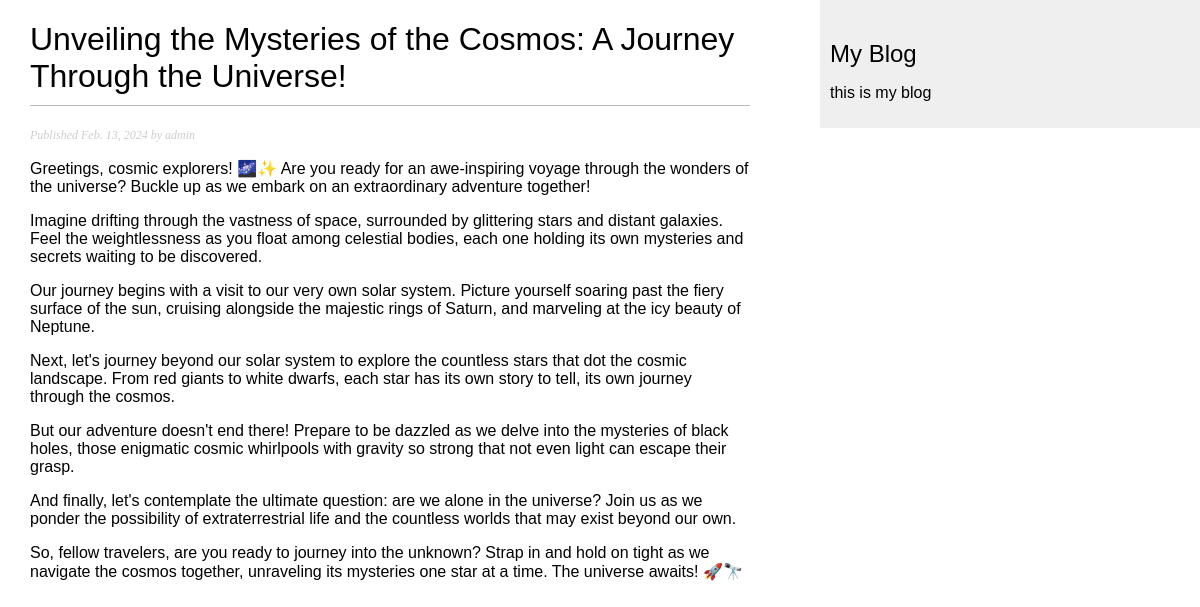
Page /blog/2 on the committed database.
### blog/models.py (models this page shows, shortened)
class Post(models.Model):
    class Status(models.TextChoices):
        DRAFT = 'DF', 'Draft'
        PUBLISHED = 'PB', 'Published'
    title = models.CharField(max_length=250)
    slug = models.SlugField(max_length=250)
    author = models.ForeignKey(User,
                               on_delete=models.CASCADE,
                               related_name='blog_posts')
    body = models.TextField()
    publish = models.DateField(default=timezone.now)
    created = models.DateField(auto_now_add=True)
    updated = models.DateField(auto_now=True)
    status = models.CharField(max_length=2,
                              choices=Status.choices,
                              default=Status.DRAFT)
    objects = models.Manager()
    published = PublishedManager()
    class Meta:
        ordering = ['-publish']
        indexes = [
            models.Index(fields=['-publish']),
        ]

### blog/views.py (the view)
# urls.py: path('<int:id>', views.post_detail, name='post_detail'),
def post_detail(request, id):
    post = get_object_or_404(Post, id=id, status=Post.Status.PUBLISHED)
    return render(request, 'blog/post/detail.html', {'post': post})

### blog/templates/blog/post/detail.html (shortened to what this page needs)
{% extends "blog/base.html" %}
{% block content %}
    <h1>{{ post.title }}</h1>
    <p class="date">
        Published {{ post.publish }} by {{ post.author }}
    </p>
    {{ post.body|linebreaks }}
{% endblock %}

### blog/static/css/blog.css (style rules this page uses)
body { margin:0; padding:0; font-family:helvetica, sans-serif; }
h1 { font-weight:normal; border-bottom:1px solid #bbb; padding:0 0 10px 0; }
p.date { color:#ccc; font-family: georgia, serif; font-size: 12px; font-style: italic; }

### rows in the picture
Post: title "Unveiling the Mysteries of the Cosmos: A Journey Through the Universe!", publish "Feb. 13, 2024", author "admin", body "Greetings, cosmic explorers! 🌌✨ Are you ready for an awe-inspiring voyage through the wonders of the universe? Buckle up as we embark on an extraordinary adventure together! Imagine drifting through the vastness of space, surrounded by glittering stars and distant galaxies. Feel the weightlessness as you float among celestial bodies, each one holding its own mysteries and secrets waiting to be discovered. Our journey begins with a visit to our very own solar system. Picture yourself soaring past the fiery surface of the sun, cruising alongside the majestic rings of Saturn, and marveling at the icy beauty of Neptune. Next, let's journey beyond our solar system to explore the countless stars…"
